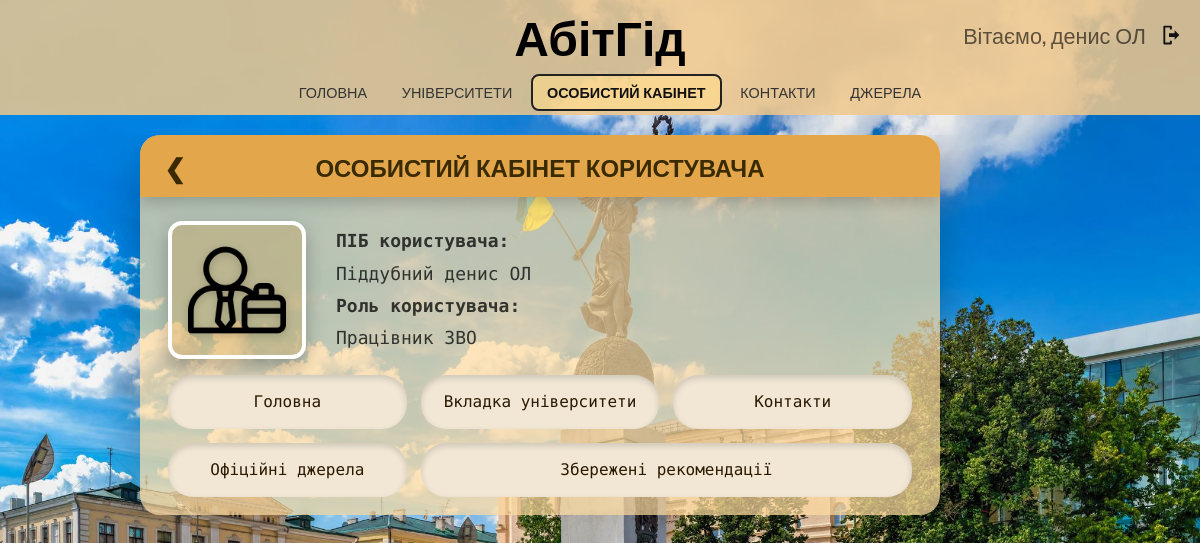
Screenshot of /profile/ (signed in) with the database file from the repository.
### main/models.py (models this page shows, shortened)
class Profile(models.Model):
    ROLE_CHOICES = [
        ('applicant', 'Абітурієнт'),
        ('parent', 'Батьки'),
        ('university_rep', 'Представник ЗВО'),
    ]
    user = models.OneToOneField(User, on_delete=models.CASCADE)
    role = models.CharField(max_length=30, choices=ROLE_CHOICES)
    full_name = models.CharField(max_length=255, unique=True, null=True, blank=True)
    id_number = models.CharField(max_length=12, blank=True, null=True)
    id_prefix = models.CharField(max_length=10, blank=True, null=True)
    university_slug = models.CharField(max_length=50, blank=True, null=True)
    is_registered = models.BooleanField(default=False)

### main/views.py (the view)
    def wrapper(request, *args, **kwargs):
        if not request.user.is_authenticated:
            messages.error(request, "Авторизуйтесь!")
            return redirect('home')
        return view_func(request, *args, **kwargs)

### main/context_processors.py (called while the page is built)
def profile_processor(request):
    if request.user.is_authenticated:
        profile = Profile.objects.filter(user=request.user).first()
    else:
        profile = None
    return {
        "profile": profile
    }

### main/views.py (called while the page is built, shortened)
def login_required_with_message(view_func):
    def wrapper(request, *args, **kwargs):
        if not request.user.is_authenticated:
            messages.error(request, "Авторизуйтесь!")
            return redirect('home')
        return view_func(request, *args, **kwargs)
    return wrapper

@login_required_with_message
def profile(request):
    prof = Profile.objects.filter(user=request.user).first()
    role_display = {
        'applicant':      'Абітурієнт',
        'university_rep': 'Працівник ЗВО',
        'parent':         'Батьки',
    }
    role_icons = {
        'applicant':      'main/images/applicant.png',
        'university_rep': 'main/images/university_rep.png',
        'parent':         'main/images/parent.png',
    }
    return render(request, 'main/profile.html', {
        'profile':    prof,
        'role_label': role_display.get(prof.role, prof.role) if prof else '',
        'is_admin':   False,
        'icon_path':  role_icons.get(prof.role, '') if prof else '',
    })

### main/templates/main/profile.html (shortened to what this page needs)
{% extends 'main/base.html' %}
{% load static %}
{% block content %}
<main class="content">
  <div class="profile-card">
    <div class="profile-header">
      <span class="back-arrow" onclick="goBack()">&#10094;</span>
      ОСОБИСТИЙ КАБІНЕТ КОРИСТУВАЧА
    </div>
    <div class="profile-body">
      <div class="profile-info">
        <div class="profile-photo-placeholder">
  {% if icon_path %}
    <img src="{% static icon_path %}" alt="Role icon"
         style="width: 75%; height: 75%; object-fit: contain; filter: drop-shadow(0 2px 4px rgba(0,0,0,0.2));">
  {% endif %}
</div>
        <div class="profile-details">
          {% if is_admin %}
            <p>
              <strong>ПІБ користувача:</strong><br>
              {{ request.user.username }}<br>
              <strong>Роль користувача:</strong><br>
              Адміністратор
            </p>
          {% else %}
            <p>
              <strong>ПІБ користувача:</strong><br>
              {{ profile.full_name }}<br>
              <strong>Роль користувача:</strong><br>
              {{ role_label }}
            </p>
          {% endif %}
        </div>
      </div>
      <div class="profile-actions">
        <a href="{% url 'home' %}">Головна</a>
        <a href="{% url 'universities' %}">Вкладка університети</a>
        <a href="{% url 'contacts' %}">Контакти</a>
        <a href="{% url 'sources' %}">Офіційні джерела</a>
        <a href="{% url 'saved_recommendations' %}">Збережені рекомендації</a>
      </div>
    </div>
  </div>
</main>
{% endblock %}

### main/templates/main/base.html (shortened to what this page needs)
{% load static %}
<!DOCTYPE html>
<html lang="uk">
<head>
  <link rel="stylesheet" href="{% static 'main/css/variables.css' %}">
  <link rel="stylesheet" href="{% static 'main/css/styles.css' %}">
</head>
<body>
  <header class="topbar">
    <div class="topbar-title">АбітГід</div>
    {% if user.is_authenticated %}
      <div class="auth-block">
        {% if request.user.is_superuser %}
          <span class="user-text">Вітаємо, {{ request.user.username }}</span>
        {% else %}
          <span class="user-text">Вітаємо, {{ profile.full_name.split.1 }} {{ profile.full_name.split.2 }}</span>
        {% endif %}
        <a href="{% url 'logout' %}" class="logout-btn">
          <svg xmlns="http://www.w3.org/2000/svg" viewBox="0 0 512 512" fill="currentColor">
            <path d="M176 96h112a16 16 0 0 1 16 16v48h-32v-32H192v256h80v-32h32v48a16 16 0 0 1-16 16H176a16 16 0 0 1-16-16V112a16 16 0 0 1 16-16z"/>
            <path d="M352 176l80 80-80 80v-48H256v-64h96v-48z"/>
          </svg>
        </a>
      </div>
    {% else %}
      <div class="topbar-right">
        <a href="{% url 'login' %}" class="btn btn-login">Вхід</a>
        <a href="{% url 'registration' %}" class="btn btn-register">Реєстрація</a>
      </div>
    {% endif %}
  </header>
  <aside class="sidebar">
    <a href="{% url 'home' %}" class="{% if request.resolver_match.url_name == 'home' %}active{% endif %}">ГОЛОВНА</a>
    <a href="{% url 'universities' %}" class="{% if 'university' in request.path or 'universities' in request.path %}active{% endif %}">УНІВЕРСИТЕТИ</a>
    <a href="{% url 'profile' %}" class="{% if request.resolver_match.url_name == 'profile' or request.resolver_match.url_name == 'saved_recommendations' %}active{% endif %}">ОСОБИСТИЙ КАБІНЕТ</a>
    <a href="{% url 'contacts' %}" class="{% if request.resolver_match.url_name == 'contacts' %}active{% endif %}">КОНТАКТИ</a>
    <a href="{% url 'sources' %}" class="{% if request.resolver_match.url_name == 'sources' %}active{% endif %}">ДЖЕРЕЛА</a>
  </aside>
  <main class="content">
    {% block content %}
    {% endblock %}
  </main>
</body>
</html>

### main/static/main/css/variables.css (style rules this page uses)
:root { --color-primary: #2f5fa5; --color-secondary: #f28c45; --color-topbar: rgba(240, 200, 140, 0.85); --color-sidebar: rgba(240, 200, 140, 0.85); --color-overlay: rgba(255, 220, 160, 0.8); --color-text-dark: #333; --color-white: #ffffff; }

### main/static/main/css/styles.css (style rules this page uses)
body { margin: 0; background-image: url("/static/main/images/Constitution-Square-kharkiv.jpg"); background-size: cover; background-position: center; background-repeat: no-repeat; height: auto; overflow: hidden; background-attachment: fixed; }
.topbar { position: fixed; top: 0; left: 0; width: 100%; height: 80px; background: rgba(240, 200, 140, 0.85); display: flex; align-items: center; justify-content: flex-end; padding: 0 30px; box-sizing: border-box; z-index: 2; }
.topbar-title { position: absolute; left: 50%; transform: translateX(-50%) translateY(-4px); font-family: 'Oswald', sans-serif; font-size: 60px; font-weight: 600; pointer-events: none; text-align: center; }
.sidebar { position: fixed; top: 0; left: 0; width: 180px; height: 100vh; background: rgba(240, 200, 140, 0.85); padding-top: 0; z-index: 4; display: flex; flex-direction: column; gap: 0; }
.sidebar a { display: flex; align-items: center; justify-content: center; width: 100%; height: 80px; background: transparent; text-decoration: none; color: #333; font-family: 'Oswald', sans-serif; font-size: 22px; font-weight: 300; text-align: center; border-radius: 0; padding: 10px 16px; line-height: 1.3; cursor: pointer; box-sizing: border-box; transition: background 0.2s ease, box-shadow 0.2s ease; border: 2px solid transparent; }
.sidebar a.active { background: rgba(255, 220, 140, 0.6); border: 2px solid #222; color: #111; font-weight: 600; }
.content { margin-left: 180px; padding-top: 80px; display: flex; justify-content: center; align-items: center; min-height: calc(100vh - 80px); width: calc(100% - 180px); box-sizing: border-box; position: relative; }
.auth-block { position: absolute; top: 20px; right: 30px; display: flex; align-items: center; gap: 10px; }
.user-text { color: white; font-family: 'Oswald', sans-serif; font-size: 18px; }
.logout-btn { padding: 6px 12px; border: 1px solid white; border-radius: 10px; color: white; text-decoration: none; transition: 0.2s; }

### rows the page displays
Profile: full_name.split.1 "денис", full_name.split.2 "ОЛ", full_name "Піддубний денис ОЛ"

### other values shown
{{ role_label }} "Працівник ЗВО"
